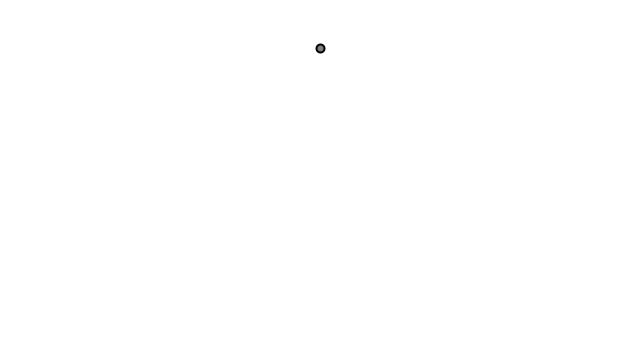
Frame 1 (no input)
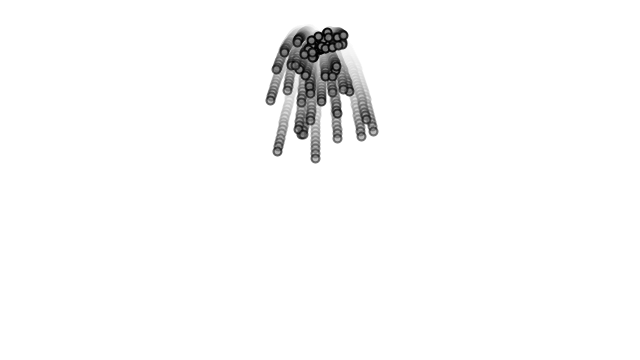
Frame 60 (the mouse pressed at the canvas centre just before this capture)
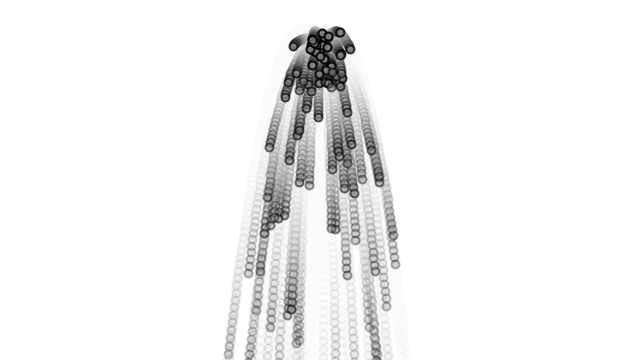
Frame 120 (the mouse held since frame 60 and released just before this capture)

The Processing sketch that drew these frames (run headless with seeded random() and noise(); from frame 60 on, the mouse is pressed at the canvas centre):

// Processing sketch: Example_4_6_Particle_System_With_Forces
// ── Example_4_6_Particle_System_With_Forces.pde
// The Nature of Code
// Daniel Shiffman
// http://natureofcode.com

Emitter emitter;

void setup() {
  size(640, 360);
  background(255);
  emitter = new Emitter(width / 2, 50);
}

void draw() {
  // Semi-transparent background
  noStroke();
  fill(255,30);
  rect(0,0,width,height);

  // Apply gravity force to all Particles
  PVector gravity = new PVector(0, 0.1);
  emitter.applyForce(gravity);

  emitter.addParticle();
  emitter.run();
}

// ── Emitter.pde
// The Nature of Code
// Daniel Shiffman
// http://natureofcode.com

class Emitter {
  PVector origin;
  ArrayList<Particle> particles;
  
  Emitter(float x, float y) {
    this.origin = new PVector(x, y);
    this.particles = new ArrayList<Particle>();
  }

  void addParticle() {
    this.particles.add(new Particle(this.origin.x, this.origin.y));
  }

  void applyForce(PVector force) {
    // Using a for of loop to apply the force to all particles
    for (Particle particle : this.particles) {
      particle.applyForce(force);
    }
  }

  void run() {
    // Can't use the enhanced loop because checking for particles to delete.
    for (int i = this.particles.size() - 1; i >= 0; i--) {
      Particle particle = this.particles.get(i);
      particle.run();
      if (particle.isDead()) {
        this.particles.remove(i);
      }
    }
  }
}

// ── Particle.pde
// The Nature of Code
// Daniel Shiffman
// http://natureofcode.com

// Simple Particle System

// A simple Particle class

class Particle {
  PVector position, velocity, acceleration;
  float lifespan, mass;
  
  Particle(float x, float y) {
    this.position =  new PVector(x, y);
    this.velocity = new PVector(random(-1, 1), random(-2, 0));
    this.acceleration = new PVector(0, 0);
    this.lifespan = 255.0;
    this.mass = 1; // Let's do something better here!
  }

  void run() {
    this.update();
    this.show();
  }

  void applyForce(PVector force) {
    PVector f = force.copy();
    f.div(this.mass);
    this.acceleration.add(f);
  }

  // Method to update position
  void update() {
    this.velocity.add(this.acceleration);
    this.position.add(this.velocity);
    this.acceleration.mult(0);
    this.lifespan -= 2.0;
  }

  // Method to display
  void show() {
    stroke(0, this.lifespan);
    strokeWeight(2);
    fill(127, this.lifespan);
    circle(this.position.x, this.position.y, 8);
  }

  // Is the particle still useful?
  boolean isDead() {
    return this.lifespan < 0.0;
  }
}
